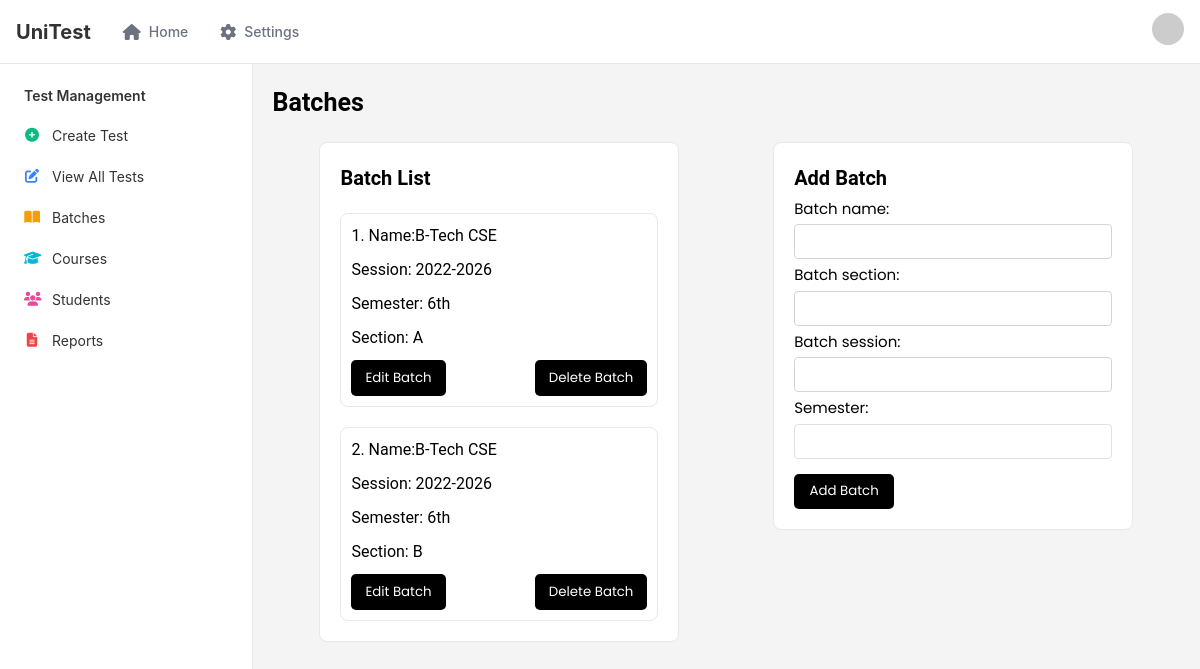
Before: /batches/ (signed in) with the older database file.
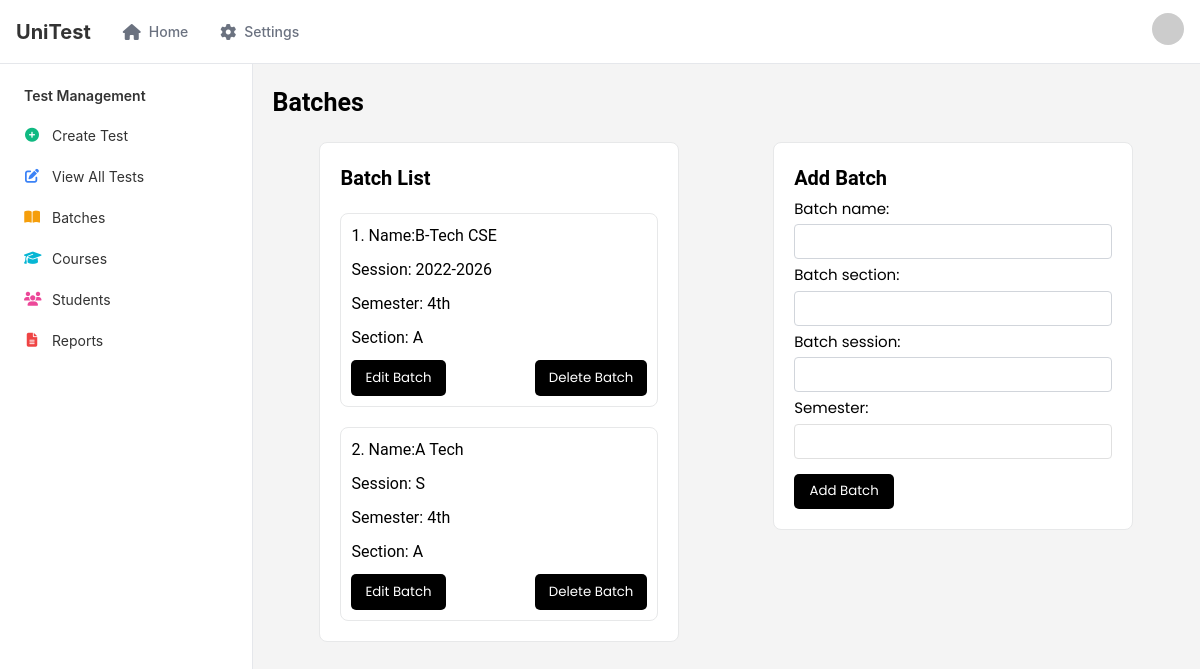
After: the same page with the newer database file.
### base/models.py (models this page shows, shortened)
class Batch(models.Model):
    batch_name    = models.CharField(max_length=255)
    batch_section = models.CharField(max_length=3)
    batch_session = models.CharField(max_length=20)
    semester      = models.IntegerField()

### base/views.py (the view)
# urls.py: path('batches/',                       views.batches,                       name = 'batches'),
@login_required
def batches(request):
    all_batches = Batch.objects.all()
    if request.method == "POST":
        form = batchForm(request.POST)
        if form.is_valid():
            form.save()
            return redirect('batches')
        else:
            print("Form Errors:", form.errors)
    else:
        form = batchForm()
    context = {
        'batches': all_batches,
        'form': form,
    }
    return render(request, 'batches.html', context)

### base/forms.py
class batchForm(forms.ModelForm):
    class Meta:
        model = Batch
        fields = '__all__'

### templates/batches.html (shortened to what this page needs)
{% extends 'base.html' %}
{% block content %}
<div class="batch-container">
    <p class="batch-title">Batches</p>
    <div class="batch-content">
        <div class="batch-list">
            <p class="batch-list-title">Batch List</p>
            {% for batch in batches %}
                <div class="batch">
                    <p class="batch-name">{{ forloop.counter }}. Name:{{ batch.batch_name }}</p>
                    <p class="batch-session">Session: {{ batch.batch_session }}</p>
                    <p class="batch-semester">Semester: {{ batch.semester }}th</p>
                    <p class="batch-section">Section: {{ batch.batch_section }}</p>
                    <div class = "batch-buttons">
                        <form action ="{% url 'update_batch' batch.id %}" method="POST" style="display:inline;">
                            <button class = "edit-batch-button" type="submit">Edit Batch</button>
                        </form>
                        <form action="{% url 'delete_batch' batch.id %}" method="POST" style="display:inline;">
                            <button type="submit" class="delete-batch-button">Delete Batch</button>
                        </form>
                    </div>
                </div>
                {% empty %}
                <p>No batches available.</p>
            {% endfor %}
        </div>
        <div class="add-batch">
            <p class="add-batch-title">Add Batch</p>
            <form action="{% url 'batches' %}" method="post">
                {% for field in form %}
                    <div class="batch-form-group">
                        {{ field.label_tag }}
                        {{ field }}
                    </div>
                {% endfor %}
                <button class="add-batch-button">Add Batch</button>
            </form>
        </div>
    </div>
</div>
{% endblock %}

Changed rows visible on the page:
removed Batch: batch_name "B-Tech CSE", batch_session "2022-2026", semester "6", batch_section "A"
removed Batch: batch_name "B-Tech CSE", batch_session "2022-2026", semester "6", batch_section "B"
added Batch: batch_name "B-Tech CSE", batch_session "2022-2026", semester "4", batch_section "A"
added Batch: batch_name "A Tech", batch_session "S", semester "4", batch_section "A"
